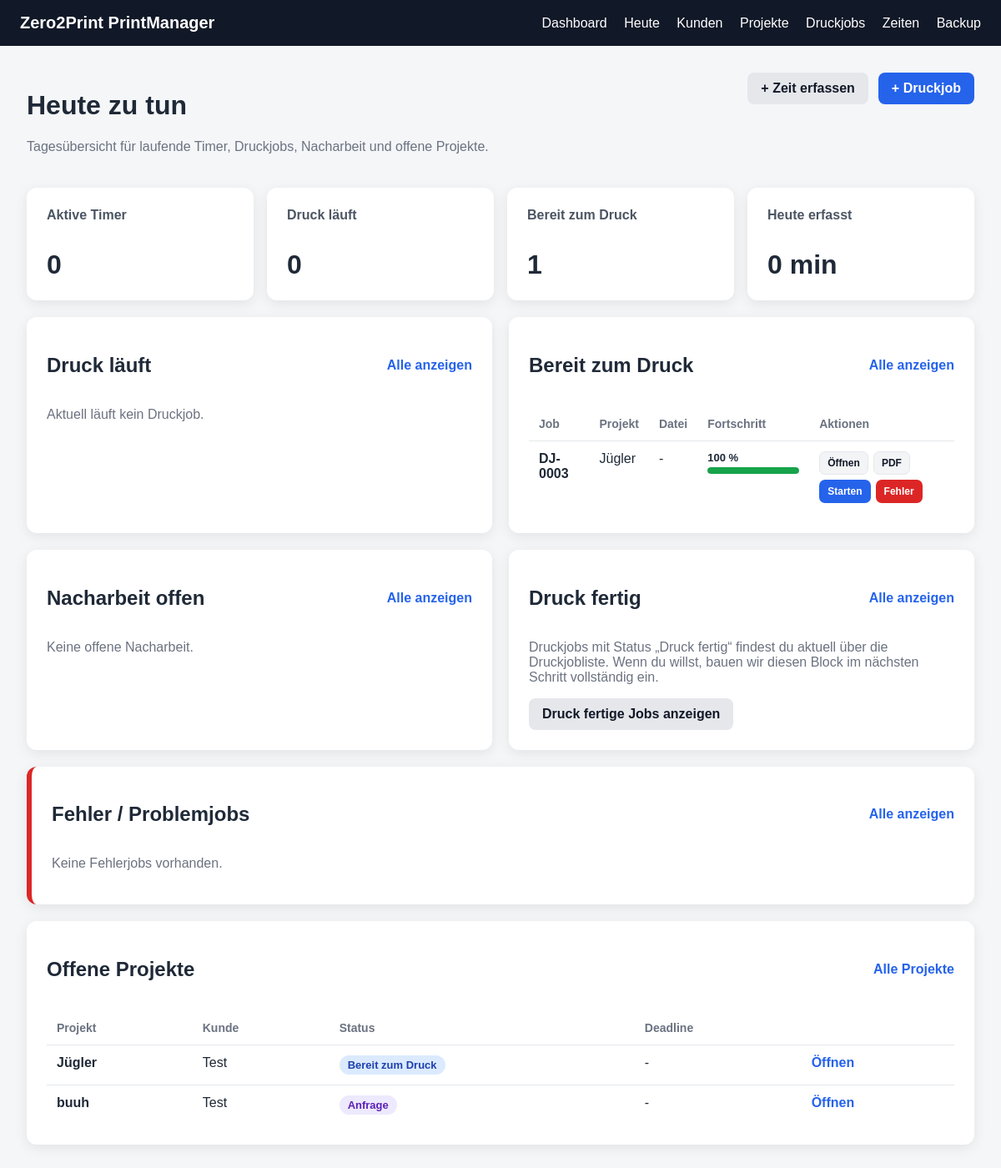
The page /today on the database as committed earlier.
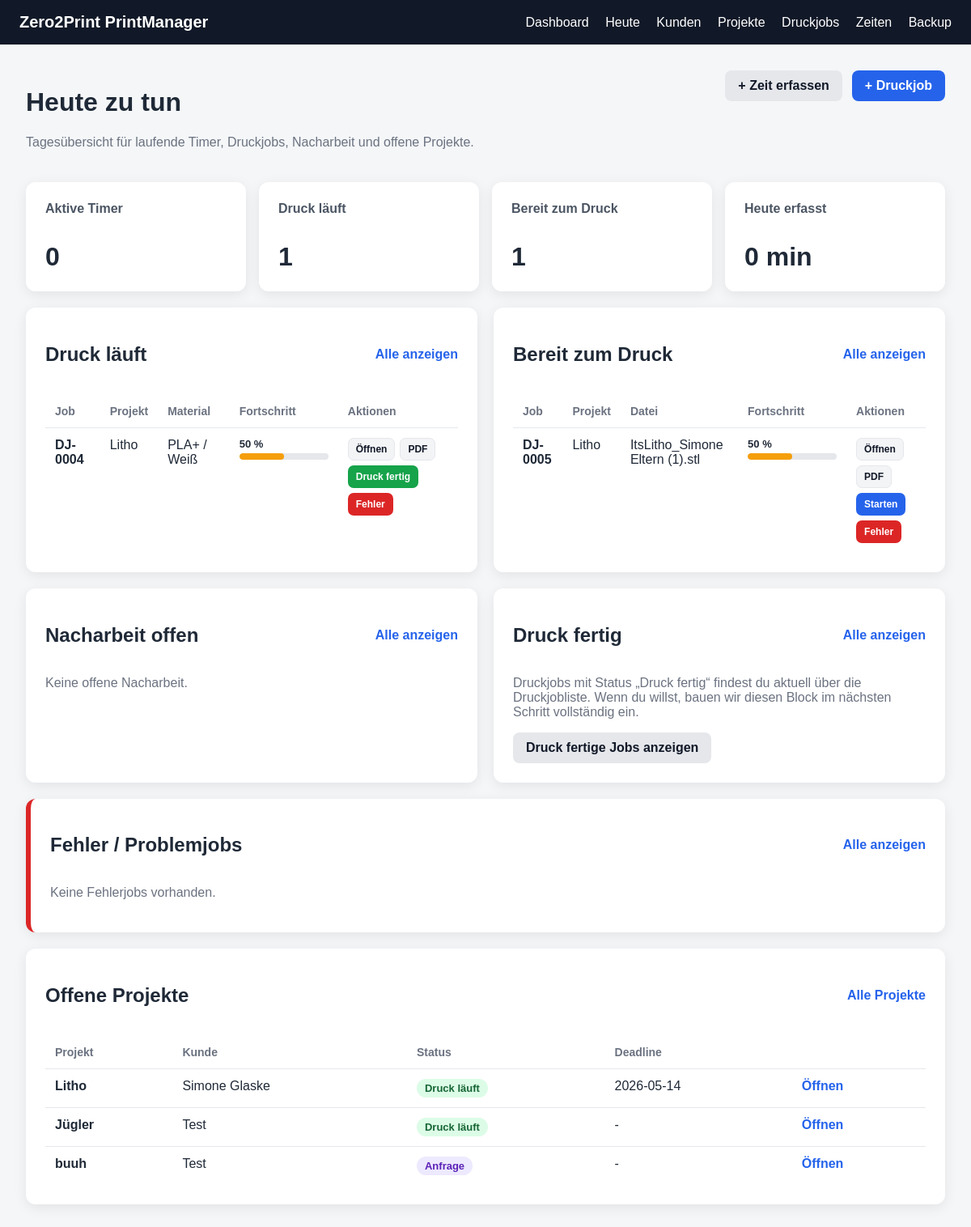
The same page on the database as committed later.
### app/models.py (models this page shows)
class PrintJob(Base):
    __tablename__ = "print_jobs"
    id = Column(Integer, primary_key=True, index=True)
    project_id = Column(Integer, ForeignKey("projects.id"), nullable=False)
    file_id = Column(Integer, ForeignKey("project_files.id"), nullable=True)
    printer_name = Column(String, nullable=True)
    material = Column(String, nullable=True)
    color = Column(String, nullable=True)
    planned_print_time = Column(String, nullable=True)
    planned_weight_grams = Column(Integer, nullable=True)
    status = Column(String, default="Bereit zum Druck")
    notes = Column(Text, nullable=True)
    created_at = Column(DateTime, default=datetime.utcnow)
    project = relationship("Project", back_populates="print_jobs")
    file = relationship("ProjectFile", back_populates="print_jobs")
    time_entries = relationship(
        "TimeEntry",
        back_populates="print_job"
    )
    checklist = relationship(
        "PrintJobChecklist",
        back_populates="print_job",
        uselist=False,
        cascade="all, delete-orphan"
    )

class Project(Base):
    __tablename__ = "projects"
    id = Column(Integer, primary_key=True, index=True)
    customer_id = Column(Integer, ForeignKey("customers.id"), nullable=False)
    name = Column(String, nullable=False)
    description = Column(Text, nullable=True)
    status = Column(String, default="Anfrage")
    deadline = Column(String, nullable=True)
    note = Column(Text, nullable=True)
    created_at = Column(DateTime, default=datetime.utcnow)
    customer = relationship("Customer", back_populates="projects")
    files = relationship(
        "ProjectFile",
        back_populates="project",
        cascade="all, delete-orphan"
    )
    print_jobs = relationship(
        "PrintJob",
        back_populates="project",
        cascade="all, delete-orphan"
    )
    time_entries = relationship(
        "TimeEntry",
        back_populates="project",
        cascade="all, delete-orphan"
    )

class PrintJobChecklist(Base):
    __tablename__ = "print_job_checklists"
    id = Column(Integer, primary_key=True, index=True)
    print_job_id = Column(Integer, ForeignKey("print_jobs.id"), nullable=False, unique=True)
    file_checked = Column(Boolean, default=False)
    slicer_checked = Column(Boolean, default=False)
    material_ready = Column(Boolean, default=False)
    bed_cleaned = Column(Boolean, default=False)
    first_layer_checked = Column(Boolean, default=False)
    print_finished_checked = Column(Boolean, default=False)
    post_processing_done = Column(Boolean, default=False)
    packed = Column(Boolean, default=False)
    updated_at = Column(DateTime, default=datetime.utcnow)
    print_job = relationship("PrintJob", back_populates="checklist")

class Customer(Base):
    __tablename__ = "customers"
    id = Column(Integer, primary_key=True, index=True)
    name = Column(String, nullable=False)
    email = Column(String, nullable=True)
    phone = Column(String, nullable=True)
    note = Column(Text, nullable=True)
    created_at = Column(DateTime, default=datetime.utcnow)
    projects = relationship(
        "Project",
        back_populates="customer",
        cascade="all, delete-orphan"
    )

class ProjectFile(Base):
    __tablename__ = "project_files"
    id = Column(Integer, primary_key=True, index=True)
    project_id = Column(Integer, ForeignKey("projects.id"), nullable=False)
    original_filename = Column(String, nullable=False)
    stored_filename = Column(String, nullable=False)
    file_path = Column(String, nullable=False)
    file_type = Column(String, nullable=True)
    version = Column(String, nullable=True)
    note = Column(Text, nullable=True)
    uploaded_at = Column(DateTime, default=datetime.utcnow)
    project = relationship("Project", back_populates="files")
    print_jobs = relationship(
        "PrintJob",
        back_populates="file"
    )

### app/routes/today.py (the view)
@router.get("")
def today_index(request: Request, db: Session = Depends(get_db)):
    today = date.today()
    active_timers = (
        db.query(TimeEntry)
        .filter(TimeEntry.start_time.isnot(None))
        .filter(TimeEntry.end_time.is_(None))
        .order_by(TimeEntry.start_time.desc())
        .all()
    )
    ready_jobs = (
        db.query(PrintJob)
        .filter(PrintJob.status == "Bereit zum Druck")
        .order_by(PrintJob.created_at.desc())
        .all()
    )
    running_jobs = (
        db.query(PrintJob)
        .filter(PrintJob.status == "Druck läuft")
        .order_by(PrintJob.created_at.desc())
        .all()
    )
    post_jobs = (
        db.query(PrintJob)
        .filter(PrintJob.status == "Nacharbeit")
        .order_by(PrintJob.created_at.desc())
        .all()
    )
    error_jobs = (
        db.query(PrintJob)
        .filter(PrintJob.status == "Fehler")
        .order_by(PrintJob.created_at.desc())
        .all()
    )
    open_projects = (
        db.query(Project)
        .filter(Project.status.notin_(["Fertig", "Archiviert"]))
        .order_by(Project.created_at.desc())
        .limit(10)
        .all()
    )
    all_time_entries = db.query(TimeEntry).all()
    today_minutes = 0
    for entry in all_time_entries:
        if entry.duration_minutes and entry.created_at and entry.created_at.date() == today:
            today_minutes += entry.duration_minutes
    return templates.TemplateResponse(
        request=request,
        name="today.html",
        context={
            "title": "Heute zu tun",
            "today": today,
            "now": datetime.now(),
            "active_timers": active_timers,
            "ready_jobs": ready_jobs,
            "running_jobs": running_jobs,
            "post_jobs": post_jobs,
            "error_jobs": error_jobs,
            "open_projects": open_projects,
            "today_minutes": today_minutes,
        }
    )

### app/templates/today.html (shortened to what the changed rows need)
{% extends "base.html" %}
{% block content %}
<div class="page-header">
    <div>
        <h1>Heute zu tun</h1>
    </div>
</div>
<div class="cards">
    <div class="card">
        <h2>Aktive Timer</h2>
    </div>
    <div class="card">
        <h2>Druck läuft</h2>
        <p>{{ running_jobs|length }}</p>
    </div>
    <div class="card">
        <h2>Bereit zum Druck</h2>
    </div>
    <div class="card">
        <h2>Heute erfasst</h2>
    </div>
</div>
<div class="today-grid mt">
    <div class="page-card">
        <div class="section-header">
            <h2>Druck läuft</h2>
            <a class="link-btn" href="/jobs?status=Druck+läuft">Alle anzeigen</a>
        </div>
        {% if running_jobs %}
        <table>
            <thead>
                <tr>
                    <th>Job</th>
                    <th>Projekt</th>
                    <th>Material</th>
                    <th>Fortschritt</th>
                    <th>Aktionen</th>
                </tr>
            </thead>
            <tbody>
                {% for job in running_jobs %}
                <tr>
                    <td><strong>DJ-{{ "%04d"|format(job.id) }}</strong></td>
                    <td>{{ job.project.name }}</td>
                    <td>{{ job.material or "-" }} / {{ job.color or "-" }}</td>
                    <td>
                        <div class="mini-progress-text">{{ checklist_progress(job) }} %</div>
                        <div class="mini-progress-wrap">
                            <div class="mini-progress-bar {{ checklist_progress_class(job) }}" style="width: {{ checklist_progress(job) }}%;"></div>
                        </div>
                    </td>
                    <td>
                        <div class="quick-actions">
                            <a class="quick-link" href="/jobs/{{ job.id }}">Öffnen</a>
                            <a class="quick-link" href="/jobs/{{ job.id }}/pdf" target="_blank">PDF</a>
                            <form method="post" action="/jobs/{{ job.id }}/status">
                                <button class="quick-btn success" type="submit">Druck fertig</button>
                            </form>
                            <form method="post" action="/jobs/{{ job.id }}/status">
                                <button class="quick-btn danger" type="submit">Fehler</button>
                            </form>
                        </div>
                    </td>
                </tr>
                {% endfor %}
            </tbody>
        </table>
        {% else %}
        <p class="muted">Aktuell läuft kein Druckjob.</p>
        {% endif %}
    </div>
    <div class="page-card">
        <div class="section-header">
            <h2>Bereit zum Druck</h2>
        </div>
        {% if ready_jobs %}
        <table>
            <thead>
                <tr>
                    <th>Job</th>
                    <th>Projekt</th>
                    <th>Datei</th>
                    <th>Fortschritt</th>
                    <th>Aktionen</th>
                </tr>
            </thead>
            <tbody>
                {% for job in ready_jobs %}
                <tr>
                    <td><strong>DJ-{{ "%04d"|format(job.id) }}</strong></td>
                    <td>{{ job.project.name }}</td>
                    <td>
                        {% if job.file %}
                            {{ job.file.original_filename }}
                        {% else %}
                            -
                        {% endif %}
                    </td>
                    <td>
                        <div class="mini-progress-text">{{ checklist_progress(job) }} %</div>
                        <div class="mini-progress-wrap">
                            <div class="mini-progress-bar {{ checklist_progress_class(job) }}" style="width: {{ checklist_progress(job) }}%;"></div>
                        </div>
                    </td>
                    <td>
                        <div class="quick-actions">
                            <a class="quick-link" href="/jobs/{{ job.id }}">Öffnen</a>
                            <a class="quick-link" href="/jobs/{{ job.id }}/pdf" target="_blank">PDF</a>
                            <form method="post" action="/jobs/{{ job.id }}/status">
                                <button class="quick-btn primary" type="submit">Starten</button>
                            </form>
                            <form method="post" action="/jobs/{{ job.id }}/status">
                                <button class="quick-btn danger" type="submit">Fehler</button>
                            </form>
                        </div>
                    </td>
                </tr>
                {% endfor %}
            </tbody>
        </table>
        {% else %}
        <p class="muted">Keine Druckjobs bereit.</p>
        {% endif %}
    </div>
</div>
<div class="today-grid mt">
    <div class="page-card">
        <div class="section-header">
            <h2>Nacharbeit offen</h2>
        </div>
    </div>
    <div class="page-card">
        <div class="section-header">
            <h2>Druck fertig</h2>
        </div>
        {% set finished_waiting_jobs = [] %}
    </div>
</div>
<div class="page-card mt error-card">
    <div class="section-header">
        <h2>Fehler / Problemjobs</h2>
    </div>
</div>
<div class="page-card mt">
    <div class="section-header">
        <h2>Offene Projekte</h2>
    </div>
    {% if open_projects %}
    <table>
        <thead>
            <tr>
                <th>Projekt</th>
                <th>Kunde</th>
                <th>Status</th>
                <th>Deadline</th>
                <th></th>
            </tr>
        </thead>
        <tbody>
            {% for project in open_projects %}
            <tr>
                <td><strong>{{ project.name }}</strong></td>
                <td>{{ project.customer.name }}</td>
                <td>
                    <span class="status-pill {{ status_class(project.status) }}">
                        {{ project.status }}
                    </span>
                </td>
                <td>{{ project.deadline or "-" }}</td>
                <td><a class="link-btn" href="/projects/{{ project.id }}">Öffnen</a></td>
            </tr>
            {% endfor %}
        </tbody>
    </table>
    {% else %}
    <p class="muted">Keine offenen Projekte.</p>
    {% endif %}
</div>
{% endblock %}

Rows that differ between the two databases and show on the page:
no longer on this page (row edited): PrintJob: id "0003", project.name "Jügler", shown under "Bereit zum Druck"
no longer on this page (row unchanged): PrintJobChecklist: file_checked+slicer_checked+material_ready "100"
added PrintJob: id "0004", project.name "Litho", material "PLA+", color "Weiß", shown under "Druck läuft"
added PrintJobChecklist: file_checked+slicer_checked+material_ready "50"
added PrintJob: id "0005", project.name "Litho", file.original_filename "ItsLitho_Simone Eltern (1).stl", shown under "Bereit zum Druck"
added PrintJobChecklist: file_checked+slicer_checked+material_ready "50"
added Project: name "Litho", customer.name "Simone Glaske", status "Druck läuft", deadline "2026-05-14"
changed Project "Jügler": status "Bereit zum Druck" → "Druck läuft"
Other text that changed with them:
{{ running_jobs|length }}: "0" → "1"
text no longer shown: "Aktuell läuft kein Druckjob."
text now shown: "Job Projekt Material Fortschritt Aktionen"
